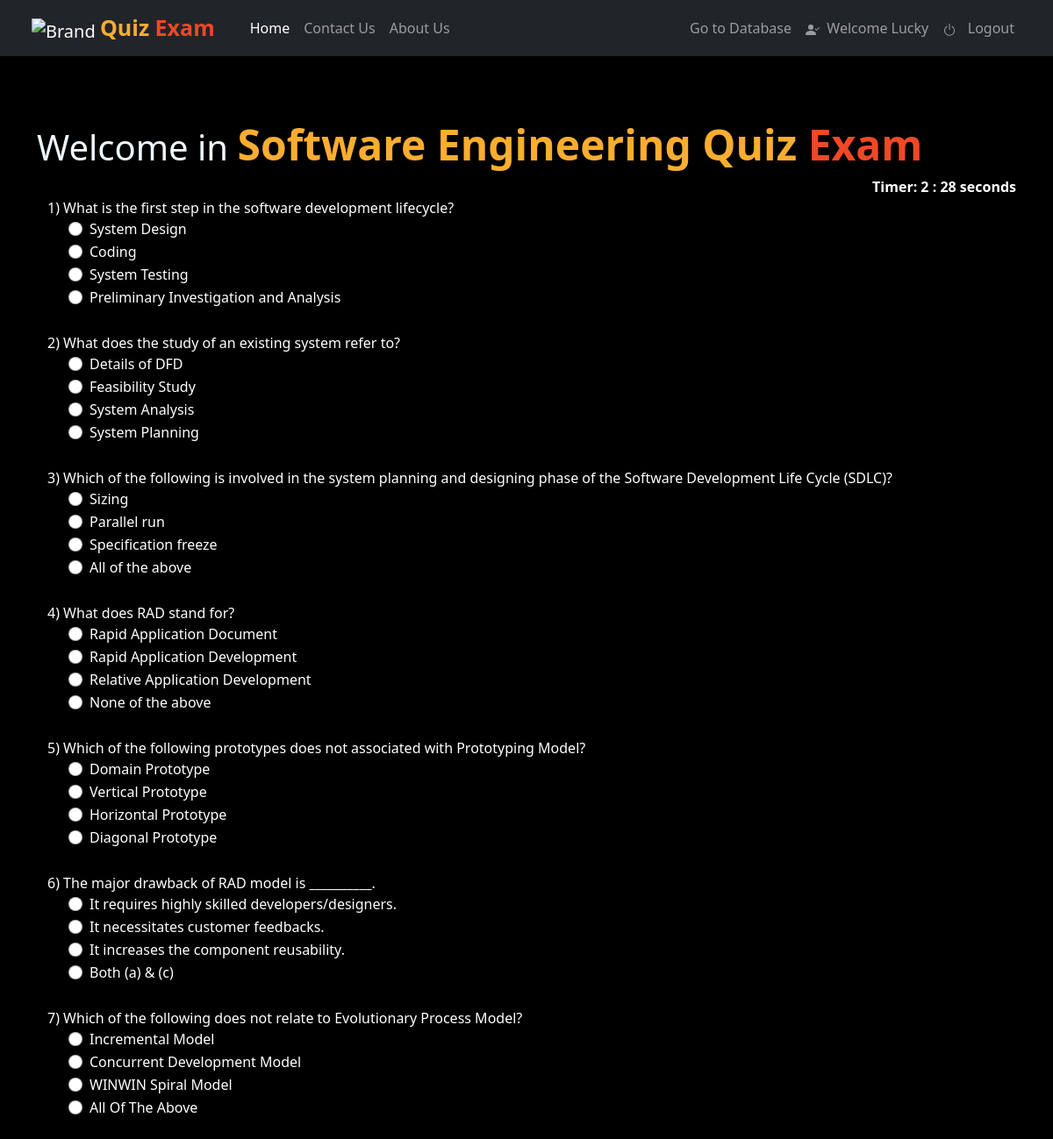
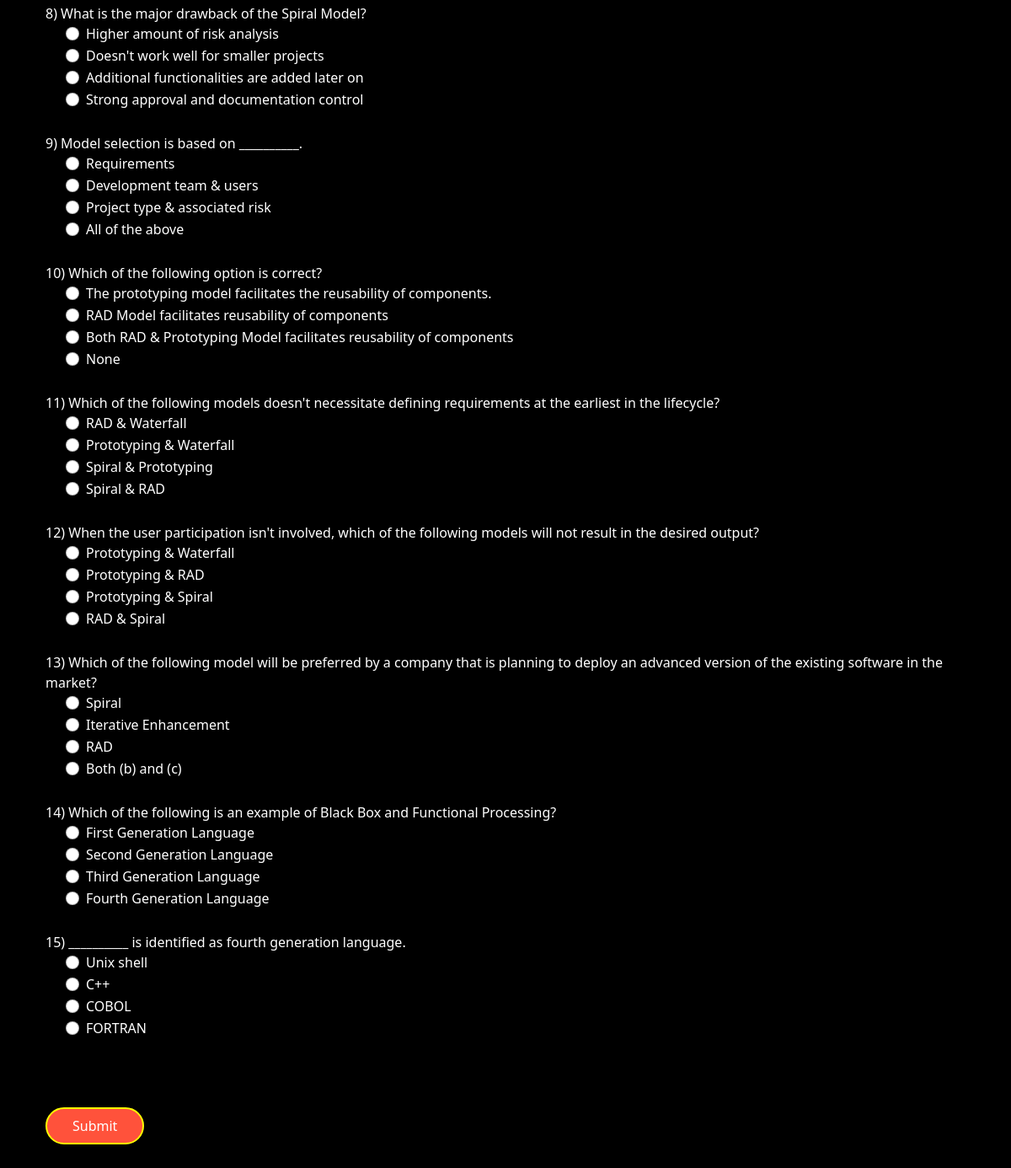
Screenshot of /ques4/ (signed in) with the database file from the repository (2 pictures, top to bottom).
### user/models.py (models this page shows, shortened)
class QuesModel4(models.Model):
    question4 = models.CharField(max_length=200,null=True)
    op1 = models.CharField(max_length=200,null=True)
    op2 = models.CharField(max_length=200,null=True)
    op3 = models.CharField(max_length=200,null=True)
    op4 = models.CharField(max_length=200,null=True)
    ans = models.CharField(max_length=200,null=True)

### user/views.py (the view)
# urls.py: path('ques4/', user_view.ques4, name ='ques4'),
def ques4(request):
    if request.method == 'POST':
        questions=QuesModel4.objects.all()
        score=0
        wrong=0
        correct=0
        total=0
        for q in questions:
            total+=1
            print(request.POST.get(q.question4))
            print(q.ans)
            print()
            if q.ans ==  request.POST.get(q.question4):
                score+=10
                correct+=1
            else:
                wrong+=1
        percent = score/(total*10) *100
        context = {
            'score':score,
            'time': request.POST.get('timer'),
            'correct':correct,
            'wrong':wrong,
            'percent':percent,
            'total':total
        }
        return render(request,'user/result.html',context)
    else:
        questions=QuesModel4.objects.all()
        context = {
            'question4':questions
        }
        return render(request,'user/ques4.html',context)

### user/templates/user/ques4.html (shortened to what this page needs)
{% load static %} {% load crispy_forms_tags %}
<!DOCTYPE html>
<html lang="en">
<head>
    <link href="https://cdn.jsdelivr.net/npm/bootstrap@5.1.3/dist/css/bootstrap.min.css" rel="stylesheet">
    <link href="https://maxcdn.bootstrapcdn.com/font-awesome/4.7.0/css/font-awesome.min.css" rel="stylesheet">
    <link rel="stylesheet" href="https://cdnjs.cloudflare.com/ajax/libs/font-awesome/4.7.0/css/font-awesome.min.css">
</head>
<body class="container-fluid hello" oncopy="return false" oncut="return false" onpaste="return false">
    <header class="row">
               <nav class="navbar navbar-expand-lg navbar-dark bg-dark">
            <div class="container-fluid">
                <a class="navbar-brand" href="/">
                    <img alt="Brand" src="https://upload.wikimedia.org/wikipedia/commons/a/aa/Guess_Quiz_Logo.png" width="40" height="40" class=" ">
                    <span class="head1">Quiz </span><span class="head2">Exam</span>
                </a>
              <div class="collapse navbar-collapse" id="navbarSupportedContent">
                <ul class="navbar-nav me-auto mb-2 mb-lg-0">
                  <li class="nav-item">
                    <a class="nav-link active" aria-current="page" href="/">Home</a>
                  </li>
                  <li class="nav-item"><a class="nav-link " href="{% url 'contact' %}">Contact Us</a></li>
                  <li class="nav-item"><a class="nav-link " href="{% url 'about' %}">About Us</a></li>
                </ul>
                            <ul class="navbar-nav justify-content-end">
                                {% if user.is_superuser %}
                                <li class="nav-item"><a class="nav-link " href="/user/nikhilluckyjyoti/QuizExam/">Go to Database</a></li>
                                {% endif %}
                                {% if user.is_authenticated %}
                                <li class="nav-item"><a class="nav-link " href="{% url 'index' %}"> &nbsp;  Welcome {{user.username}}</a></li>
                                <li class="nav-item"><a class="nav-link " href="{% url 'logout' %}"><svg xmlns="http://www.w3.org/2000/svg" width="16" height="16" fill="currentColor" class="bi bi-power" viewBox="0 0 16 16">
                                    <path d="M7.5 1v7h1V1h-1z"/>
                                    <path d="M3 8.812a4.999 4.999 0 0 1 2.578-4.375l-.485-.874A6 6 0 1 0 11 3.616l-.501.865A5 5 0 1 1 3 8.812z"/>
                                  </svg> &nbsp; Logout</a></li>
                            {% endif %}
            </div>
          </nav>
    </header>
    <br/>
    <br>
    <br> {% if user.is_authenticated %}
    <div class="container " onmousedown="return false" onmouseup="return false" onselect="return false">
        <h1><span style="color: aliceblue;">Welcome in </span> <span class="head8">Software Engineering Quiz </span> <span class="head9">Exam</span></h1>
        <div align="right " id="displaytimer" style="color: white;"><b>Timer: 0 seconds</b></div>
        <form method='post' action='' name="form1" id="form1" class="container form">
            {% csrf_token %} {% for q in question4%}
            <div class="form-group">
                <label for="question">{{q.question4}}</label>
            </div>
            <div class="form-check">
                <div class="form-check">
                    <input class="form-check-input" type="radio" name="{{q.question}}" id="gridRadios1" value="option1">
                    <label class="form-check-label" for="gridRadios1">
                    {{q.op1}}
                </label>
                </div>
                <div class="form-check">
                    <input class="form-check-input" type="radio" name="{{q.question}}" id="gridRadios2" value="option2">
                    <label class="form-check-label" for="gridRadios2">
                    {{q.op2}}
                </label>
                </div>
                <div class="form-check">
                    <input class="form-check-input" type="radio" name="{{q.question}}" id="gridRadios1" value="option3">
                    <label class="form-check-label" for="gridRadios1">
                    {{q.op3}}
                </label>
                </div>
                <div class="form-check">
                    <input class="form-check-input" type="radio" name="{{q.question}}" id="gridRadios2" value="option4">
                    <label class="form-check-label" for="gridRadios2">
                    {{q.op4}}
                </label>
                </div>
                <br>
            </div>
            {% endfor %}
            <br>
            <button type="submit" class="btn btn-primary form">Submit</button>
        </form>
        {% endif %}
    </div>

### user/templates/user/ques4.html (style rules this page uses)
.hello { background-color: black; }
.head8 { color: #FBAD30; font-size: 3rem; font-weight: bold; }
.head9 { color: #EF4926; font-size: 3rem; font-weight: bold; }
.head1 { color: #FBAD30; font-size: 25px; font-weight: bold; }
.head2 { color: #EF4926; font-size: 25px; font-weight: bold; }
.btn { padding: 8px 30px; margin: 30px 0; background-color: #ff523b; color: #fff; border: 2px solid yellow; border-radius: 30px; cursor: pointer; }
.form { color: white; }

### rows the page displays
QuesModel4: question4 "1) What is the first step in the software development lifecycle?", op1 "System Design", op2 "Coding", op3 "System Testing", op4 "Preliminary Investigation and Analysis"
QuesModel4: question4 "2) What does the study of an existing system refer to?", op1 "Details of DFD", op2 "Feasibility Study", op3 "System Analysis", op4 "System Planning"
QuesModel4: question4 "3) Which of the following is involved in the system planning and designing phase of the Software Development Life Cycle (SDLC)?", op1 "Sizing", op2 "Parallel run", op3 "Specification freeze", op4 "All of the above"
QuesModel4: question4 "4) What does RAD stand for?", op1 "Rapid Application Document", op2 "Rapid Application Development", op3 "Relative Application Development", op4 "None of the above"
QuesModel4: question4 "5) Which of the following prototypes does not associated with Prototyping Model?", op1 "Domain Prototype", op2 "Vertical Prototype", op3 "Horizontal Prototype", op4 "Diagonal Prototype"
QuesModel4: question4 "6) The major drawback of RAD model is __________.", op1 "It requires highly skilled developers/designers.", op2 "It necessitates customer feedbacks.", op3 "It increases the component reusability.", op4 "Both (a) & (c)"
QuesModel4: question4 "7) Which of the following does not relate to Evolutionary Process Model?", op1 "Incremental Model", op2 "Concurrent Development Model", op3 "WINWIN Spiral Model", op4 "All Of The Above"
QuesModel4: question4 "8) What is the major drawback of the Spiral Model?", op1 "Higher amount of risk analysis", op2 "Doesn't work well for smaller projects", op3 "Additional functionalities are added later on", op4 "Strong approval and documentation control"
QuesModel4: question4 "9) Model selection is based on __________.", op1 "Requirements", op2 "Development team & users", op3 "Project type & associated risk", op4 "All of the above"
QuesModel4: question4 "10) Which of the following option is correct?", op1 "The prototyping model facilitates the reusability of components.", op2 "RAD Model facilitates reusability of components", op3 "Both RAD & Prototyping Model facilitates reusability of components", op4 "None"
QuesModel4: question4 "11) Which of the following models doesn't necessitate defining requirements at the earliest in the lifecycle?", op1 "RAD & Waterfall", op2 "Prototyping & Waterfall", op3 "Spiral & Prototyping", op4 "Spiral & RAD"
QuesModel4: question4 "12) When the user participation isn't involved, which of the following models will not result in the desired output?", op1 "Prototyping & Waterfall", op2 "Prototyping & RAD", op3 "Prototyping & Spiral", op4 "RAD & Spiral"
QuesModel4: question4 "13) Which of the following model will be preferred by a company that is planning to deploy an advanced version of the existing software in the market?", op1 "Spiral", op2 "Iterative Enhancement", op3 "RAD", op4 "Both (b) and (c)"
QuesModel4: question4 "14) Which of the following is an example of Black Box and Functional Processing?", op1 "First Generation Language", op2 "Second Generation Language", op3 "Third Generation Language", op4 "Fourth Generation Language"
QuesModel4: question4 "15) __________ is identified as fourth generation language.", op1 "Unix shell", op2 "C++", op3 "COBOL", op4 "FORTRAN"

### other values shown
{{ user.username }} "Lucky"
